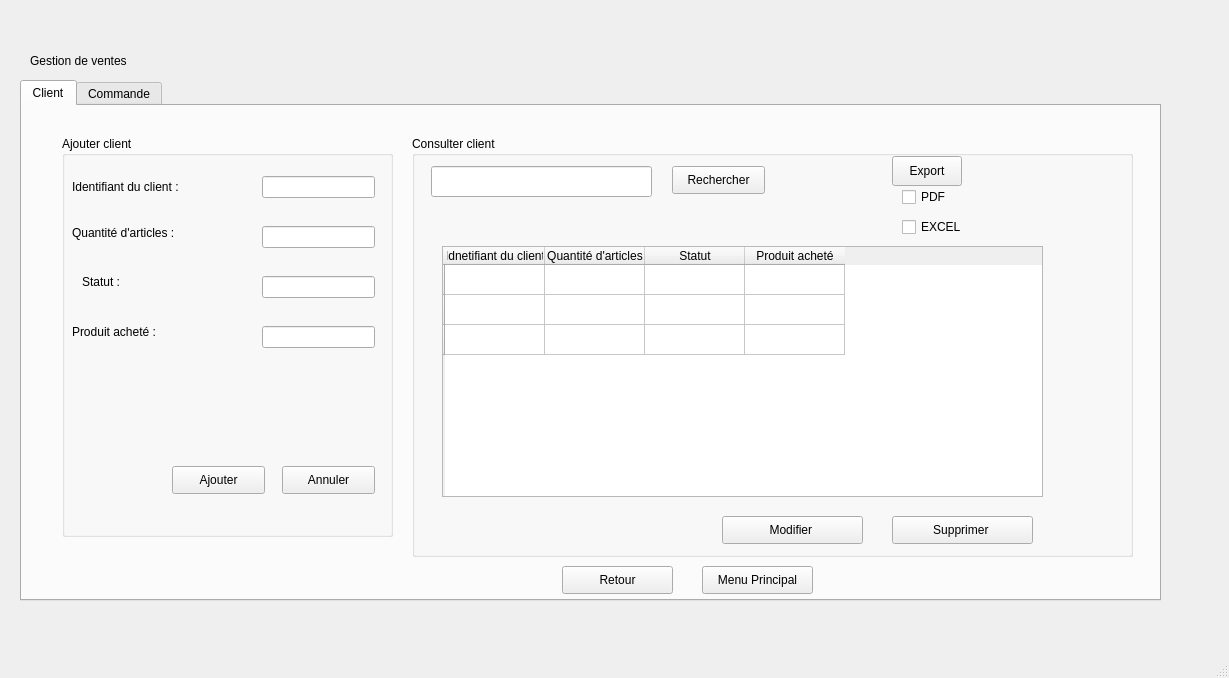
<?xml version="1.0" encoding="UTF-8"?>
<ui version="4.0">
 <class>MainWindow</class>
 <widget class="QMainWindow" name="MainWindow">
  <property name="geometry">
   <rect>
    <x>0</x>
    <y>0</y>
    <width>1229</width>
    <height>678</height>
   </rect>
  </property>
  <property name="windowTitle">
   <string>Gestion des clients</string>
  </property>
  <widget class="QWidget" name="centralwidget">
   <widget class="QTabWidget" name="tabWidget">
    <property name="geometry">
     <rect>
      <x>20</x>
      <y>80</y>
      <width>1141</width>
      <height>521</height>
     </rect>
    </property>
    <property name="currentIndex">
     <number>0</number>
    </property>
    <widget class="QWidget" name="Client">
     <attribute name="title">
      <string>Client</string>
     </attribute>
     <widget class="QGroupBox" name="groupBoxAjouterC">
      <property name="geometry">
       <rect>
        <x>40</x>
        <y>30</y>
        <width>331</width>
        <height>401</height>
       </rect>
      </property>
      <property name="title">
       <string>Ajouter client</string>
      </property>
      <widget class="QLabel" name="label_4">
       <property name="geometry">
        <rect>
         <x>10</x>
         <y>30</y>
         <width>131</width>
         <height>41</height>
        </rect>
       </property>
       <property name="text">
        <string>Identifiant du client :</string>
       </property>
      </widget>
      <widget class="QLineEdit" name="lineEditId">
       <property name="geometry">
        <rect>
         <x>200</x>
         <y>40</y>
         <width>113</width>
         <height>22</height>
        </rect>
       </property>
      </widget>
      <widget class="QLabel" name="label_5">
       <property name="geometry">
        <rect>
         <x>10</x>
         <y>81</y>
         <width>161</width>
         <height>31</height>
        </rect>
       </property>
       <property name="text">
        <string>Quantité d'articles :</string>
       </property>
      </widget>
      <widget class="QLineEdit" name="lineEditStatut">
       <property name="geometry">
        <rect>
         <x>200</x>
         <y>140</y>
         <width>113</width>
         <height>22</height>
        </rect>
       </property>
      </widget>
      <widget class="QLineEdit" name="lineEditQuantitearticles">
       <property name="geometry">
        <rect>
         <x>200</x>
         <y>90</y>
         <width>113</width>
         <height>22</height>
        </rect>
       </property>
      </widget>
      <widget class="QLabel" name="label_7">
       <property name="geometry">
        <rect>
         <x>20</x>
         <y>130</y>
         <width>121</width>
         <height>31</height>
        </rect>
       </property>
       <property name="text">
        <string>Statut :</string>
       </property>
      </widget>
      <widget class="QLabel" name="label_9">
       <property name="geometry">
        <rect>
         <x>10</x>
         <y>180</y>
         <width>121</width>
         <height>31</height>
        </rect>
       </property>
       <property name="text">
        <string>Produit acheté :</string>
       </property>
      </widget>
      <widget class="QLineEdit" name="lineEditProduitAchete">
       <property name="geometry">
        <rect>
         <x>200</x>
         <y>190</y>
         <width>113</width>
         <height>22</height>
        </rect>
       </property>
      </widget>
      <widget class="QPushButton" name="pushButtonAjouter">
       <property name="geometry">
        <rect>
         <x>110</x>
         <y>330</y>
         <width>93</width>
         <height>28</height>
        </rect>
       </property>
       <property name="text">
        <string>Ajouter</string>
       </property>
      </widget>
      <widget class="QPushButton" name="pushButtonAnnuler">
       <property name="geometry">
        <rect>
         <x>220</x>
         <y>330</y>
         <width>93</width>
         <height>28</height>
        </rect>
       </property>
       <property name="text">
        <string>Annuler</string>
       </property>
      </widget>
     </widget>
     <widget class="QGroupBox" name="groupBoxConsulterC">
      <property name="geometry">
       <rect>
        <x>390</x>
        <y>30</y>
        <width>721</width>
        <height>421</height>
       </rect>
      </property>
      <property name="title">
       <string>Consulter client</string>
      </property>
      <widget class="QTableWidget" name="tableWidgetClient">
       <property name="geometry">
        <rect>
         <x>30</x>
         <y>110</y>
         <width>601</width>
         <height>251</height>
        </rect>
       </property>
       <row>
        <property name="text">
         <string/>
        </property>
       </row>
       <row>
        <property name="text">
         <string/>
        </property>
       </row>
       <row>
        <property name="text">
         <string/>
        </property>
       </row>
       <column>
        <property name="text">
         <string>Idnetifiant du client</string>
        </property>
       </column>
       <column>
        <property name="text">
         <string>Quantité d'articles</string>
        </property>
       </column>
       <column>
        <property name="text">
         <string>Statut</string>
        </property>
       </column>
       <column>
        <property name="text">
         <string>Produit acheté</string>
        </property>
       </column>
      </widget>
      <widget class="QPushButton" name="pushButtonRechercher">
       <property name="geometry">
        <rect>
         <x>260</x>
         <y>30</y>
         <width>93</width>
         <height>28</height>
        </rect>
       </property>
       <property name="text">
        <string>Rechercher</string>
       </property>
      </widget>
      <widget class="QPushButton" name="pushButtonModifier">
       <property name="geometry">
        <rect>
         <x>310</x>
         <y>380</y>
         <width>141</width>
         <height>28</height>
        </rect>
       </property>
       <property name="text">
        <string>Modifier </string>
       </property>
      </widget>
      <widget class="QPushButton" name="pushButtonSupprimer">
       <property name="geometry">
        <rect>
         <x>480</x>
         <y>380</y>
         <width>141</width>
         <height>28</height>
        </rect>
       </property>
       <property name="text">
        <string>Supprimer </string>
       </property>
      </widget>
      <widget class="QCheckBox" name="checkBoxExcel">
       <property name="geometry">
        <rect>
         <x>490</x>
         <y>80</y>
         <width>83</width>
         <height>22</height>
        </rect>
       </property>
       <property name="text">
        <string>EXCEL</string>
       </property>
      </widget>
      <widget class="QCheckBox" name="checkBoxPDF">
       <property name="geometry">
        <rect>
         <x>490</x>
         <y>50</y>
         <width>83</width>
         <height>22</height>
        </rect>
       </property>
       <property name="text">
        <string>PDF</string>
       </property>
      </widget>
      <widget class="QPushButton" name="pushButtonExport">
       <property name="geometry">
        <rect>
         <x>480</x>
         <y>20</y>
         <width>70</width>
         <height>30</height>
        </rect>
       </property>
       <property name="text">
        <string>Export</string>
       </property>
      </widget>
      <widget class="QLineEdit" name="lineEdit_Rechercher">
       <property name="geometry">
        <rect>
         <x>19</x>
         <y>30</y>
         <width>221</width>
         <height>31</height>
        </rect>
       </property>
      </widget>
     </widget>
     <widget class="QPushButton" name="pushButtonRetour">
      <property name="geometry">
       <rect>
        <x>540</x>
        <y>460</y>
        <width>111</width>
        <height>28</height>
       </rect>
      </property>
      <property name="text">
       <string>Retour</string>
      </property>
     </widget>
     <widget class="QPushButton" name="pushButtonMenuPrincipal">
      <property name="geometry">
       <rect>
        <x>680</x>
        <y>460</y>
        <width>111</width>
        <height>28</height>
       </rect>
      </property>
      <property name="text">
       <string>Menu Principal</string>
      </property>
     </widget>
    </widget>
    <widget class="QWidget" name="Commande">
     <attribute name="title">
      <string>Commande</string>
     </attribute>
     <widget class="QGroupBox" name="groupBoxConsulterC_2">
      <property name="geometry">
       <rect>
        <x>440</x>
        <y>20</y>
        <width>681</width>
        <height>421</height>
       </rect>
      </property>
      <property name="title">
       <string>Consulter commande</string>
      </property>
      <widget class="QTableWidget" name="tableWidgetClient_2">
       <property name="geometry">
        <rect>
         <x>0</x>
         <y>110</y>
         <width>721</width>
         <height>251</height>
        </rect>
       </property>
       <row>
        <property name="text">
         <string/>
        </property>
       </row>
       <row>
        <property name="text">
         <string/>
        </property>
       </row>
       <row>
        <property name="text">
         <string/>
        </property>
       </row>
       <column>
        <property name="text">
         <string>Identidiant du commande</string>
        </property>
       </column>
       <column>
        <property name="text">
         <string>Quantité</string>
        </property>
       </column>
       <column>
        <property name="text">
         <string>Réfférence</string>
        </property>
       </column>
       <column>
        <property name="text">
         <string>Identifiant du client</string>
        </property>
       </column>
       <column>
        <property name="text">
         <string>Date du commande</string>
        </property>
       </column>
       <column>
        <property name="text">
         <string>Etat</string>
        </property>
       </column>
      </widget>
      <widget class="QPushButton" name="pushButtonRechercher_2">
       <property name="geometry">
        <rect>
         <x>260</x>
         <y>30</y>
         <width>93</width>
         <height>28</height>
        </rect>
       </property>
       <property name="text">
        <string>Rechercher</string>
       </property>
      </widget>
      <widget class="QPushButton" name="pushButtonModifier_2">
       <property name="geometry">
        <rect>
         <x>310</x>
         <y>380</y>
         <width>141</width>
         <height>28</height>
        </rect>
       </property>
       <property name="text">
        <string>Modifier </string>
       </property>
      </widget>
      <widget class="QPushButton" name="pushButtonSupprimer_2">
       <property name="geometry">
        <rect>
         <x>480</x>
         <y>380</y>
         <width>141</width>
         <height>28</height>
        </rect>
       </property>
       <property name="text">
        <string>Supprimer </string>
       </property>
      </widget>
      <widget class="QCheckBox" name="checkBoxExcel_2">
       <property name="geometry">
        <rect>
         <x>490</x>
         <y>80</y>
         <width>83</width>
         <height>22</height>
        </rect>
       </property>
       <property name="text">
        <string>EXCEL</string>
       </property>
      </widget>
      <widget class="QCheckBox" name="checkBoxPDF_2">
       <property name="geometry">
        <rect>
         <x>490</x>
         <y>50</y>
         <width>83</width>
         <height>22</height>
        </rect>
       </property>
       <property name="text">
        <string>PDF</string>
       </property>
      </widget>
      <widget class="QPushButton" name="pushButtonExport_2">
       <property name="geometry">
        <rect>
         <x>480</x>
         <y>20</y>
         <width>70</width>
         <height>30</height>
        </rect>
       </property>
       <property name="text">
        <string>Export</string>
       </property>
      </widget>
      <widget class="QLineEdit" name="lineEdit_3">
       <property name="geometry">
        <rect>
         <x>19</x>
         <y>30</y>
         <width>221</width>
         <height>31</height>
        </rect>
       </property>
      </widget>
     </widget>
     <widget class="QGroupBox" name="groupBoxAjouterC_2">
      <property name="geometry">
       <rect>
        <x>20</x>
        <y>20</y>
        <width>401</width>
        <height>401</height>
       </rect>
      </property>
      <property name="title">
       <string>Ajouter commande</string>
      </property>
      <widget class="QLabel" name="label_10">
       <property name="geometry">
        <rect>
         <x>10</x>
         <y>30</y>
         <width>161</width>
         <height>41</height>
        </rect>
       </property>
       <property name="text">
        <string>Identifiant du commande :</string>
       </property>
      </widget>
      <widget class="QLineEdit" name="lineEditIDCOMMANDE">
       <property name="geometry">
        <rect>
         <x>200</x>
         <y>40</y>
         <width>113</width>
         <height>22</height>
        </rect>
       </property>
      </widget>
      <widget class="QLabel" name="label_11">
       <property name="geometry">
        <rect>
         <x>10</x>
         <y>81</y>
         <width>161</width>
         <height>31</height>
        </rect>
       </property>
       <property name="text">
        <string>Réfference du commande :</string>
       </property>
      </widget>
      <widget class="QLineEdit" name="lineEditRefferenceCommande">
       <property name="geometry">
        <rect>
         <x>200</x>
         <y>90</y>
         <width>113</width>
         <height>22</height>
        </rect>
       </property>
      </widget>
      <widget class="QLabel" name="label_12">
       <property name="geometry">
        <rect>
         <x>10</x>
         <y>131</y>
         <width>131</width>
         <height>31</height>
        </rect>
       </property>
       <property name="text">
        <string>Quantité d'articles :</string>
       </property>
      </widget>
      <widget class="QLineEdit" name="lineEditQuantite">
       <property name="geometry">
        <rect>
         <x>200</x>
         <y>140</y>
         <width>113</width>
         <height>22</height>
        </rect>
       </property>
      </widget>
      <widget class="QLabel" name="label_13">
       <property name="geometry">
        <rect>
         <x>10</x>
         <y>180</y>
         <width>121</width>
         <height>31</height>
        </rect>
       </property>
       <property name="text">
        <string>Identifiant du client :</string>
       </property>
      </widget>
      <widget class="QLineEdit" name="lineEditID">
       <property name="geometry">
        <rect>
         <x>200</x>
         <y>190</y>
         <width>113</width>
         <height>22</height>
        </rect>
       </property>
      </widget>
      <widget class="QLabel" name="label_14">
       <property name="geometry">
        <rect>
         <x>10</x>
         <y>230</y>
         <width>121</width>
         <height>31</height>
        </rect>
       </property>
       <property name="text">
        <string>Date du commande :</string>
       </property>
      </widget>
      <widget class="QComboBox" name="DateEditCommande_2">
       <property name="geometry">
        <rect>
         <x>202</x>
         <y>240</y>
         <width>111</width>
         <height>22</height>
        </rect>
       </property>
      </widget>
      <widget class="QLabel" name="label_15">
       <property name="geometry">
        <rect>
         <x>10</x>
         <y>290</y>
         <width>121</width>
         <height>31</height>
        </rect>
       </property>
       <property name="text">
        <string>Etat :</string>
       </property>
      </widget>
      <widget class="QLineEdit" name="lineEditEtat">
       <property name="geometry">
        <rect>
         <x>200</x>
         <y>290</y>
         <width>113</width>
         <height>22</height>
        </rect>
       </property>
      </widget>
      <widget class="QPushButton" name="pushButtonAjouter_2">
       <property name="geometry">
        <rect>
         <x>200</x>
         <y>350</y>
         <width>93</width>
         <height>28</height>
        </rect>
       </property>
       <property name="text">
        <string>Ajouter</string>
       </property>
      </widget>
      <widget class="QPushButton" name="pushButtonAnnuler_2">
       <property name="geometry">
        <rect>
         <x>300</x>
         <y>350</y>
         <width>93</width>
         <height>28</height>
        </rect>
       </property>
       <property name="text">
        <string>Annuler</string>
       </property>
      </widget>
     </widget>
     <widget class="QPushButton" name="pushButtonRetour_2">
      <property name="geometry">
       <rect>
        <x>540</x>
        <y>450</y>
        <width>111</width>
        <height>28</height>
       </rect>
      </property>
      <property name="text">
       <string>Retour</string>
      </property>
     </widget>
     <widget class="QPushButton" name="pushButtonMenuPrincipal_2">
      <property name="geometry">
       <rect>
        <x>660</x>
        <y>450</y>
        <width>111</width>
        <height>28</height>
       </rect>
      </property>
      <property name="text">
       <string>Menu Principal</string>
      </property>
     </widget>
    </widget>
   </widget>
   <widget class="QLabel" name="label">
    <property name="geometry">
     <rect>
      <x>30</x>
      <y>30</y>
      <width>161</width>
      <height>61</height>
     </rect>
    </property>
    <property name="text">
     <string>Gestion de ventes</string>
    </property>
   </widget>
  </widget>
  <widget class="QMenuBar" name="menubar">
   <property name="geometry">
    <rect>
     <x>0</x>
     <y>0</y>
     <width>1229</width>
     <height>26</height>
    </rect>
   </property>
  </widget>
  <widget class="QStatusBar" name="statusbar"/>
 </widget>
 <resources/>
 <connections/>
</ui>
